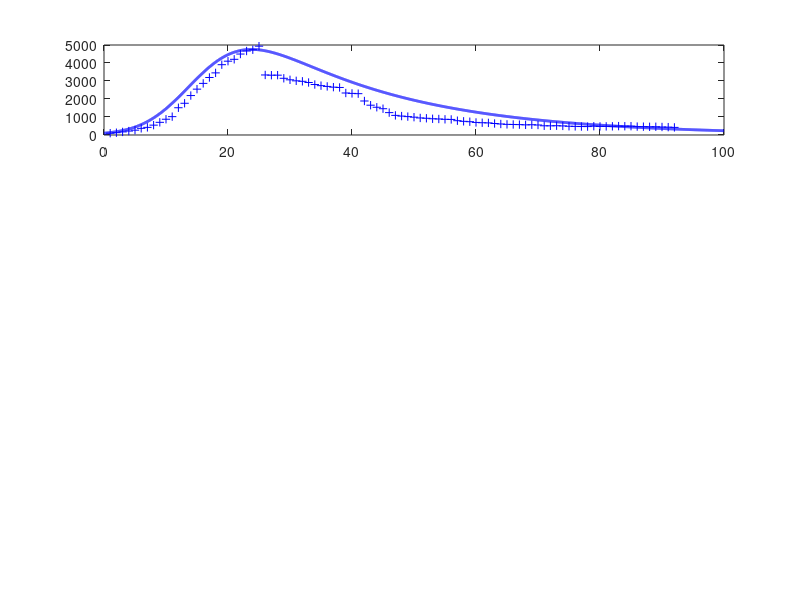

Write the MATLAB code that produced this figure. (Note: this script raises an error after producing the figure.)
% svr19.m

% Revised:  2020 03 25

% Mathemtatical model for the spread of the covid19 virus
% Model for GLOBAL spread of virus
% Model for CHINA spread of virus: download svr19CHINA.m
% Data from https://www.worldometers.info/coronavirus/
% Date file:  covid19.mat  variable covid19
% Model specified by the variables in the INPUT SECTION of the Script

% DOING PHYSICS WITH MATLAB: 
%   http://www.physics.usyd.edu.au/teach_res/mp/mphome.htm
% Documentation
%   http://www.physics.usyd.edu.au/teach_res/mp/doc/sird19E.htm
% Download Scripts
%   http://www.physics.usyd.edu.au/teach_res/mp/mscripts/

% Ian Cooper
% email: matlabvisualphysics@gmail.com
% Matlab 2019b

% Populations: Data d / Model
% Susceptible individuals:  Sd  S
% Active infections (currently infected);  Id  I
% Recovered:  Rd  R
% Dead:  Dd  D

close all
clear
clc

global Imax Rmax Dmax ITmax Smax

load('covid19.mat')

% DATA: variable covid19
% Col 1: World   Id   Currently Infected Cases
% Col 2: World   Rd   Recovered
% Col 3: World   Dd   Deaths

% Data for China with Script svr19CHINA.m
% Col 4: China   Total infected cases
% Col 5: China   Currently Infected Cases
% Col 6: China   Deaths
% Col 7: USA     Total infected cases
% Col 8: USA     Currently infected cases
% Col 9: USA     Deaths
% Col 10: AUST     Total infected cases
% Col 11: AUST     Currently infected cases
% Col 12: AUST     Deaths


% Initialize arrays  **************************************************
  % Model: number of time steps 
  num = 5000;
  I = zeros(num,1);
  N = zeros(num,1);
  D = zeros(num,1);
  R = zeros(num,1);

% INPUTS: Model Parameters ********************************************
% Maximum number of days for model   [200]
  tMax = 100;
% Adjustible model parameters  
  a(1) = 0.35;
  a(2) = 0.042;
  a(3) = 0.985;
  a(4) = 1;
  I(1) = 100;
  S0 = 1e5;
  w  = 11.55;
  t0 = 0;
  
  
% SETUP  ************************************************************** 
% Time [days]
  t = linspace(0,tMax,num)';
  dt = t(2) - t(1);

% Susceptible Population
  S = S0 .* exp(-0.5.*((t-t0)./w).^2);

% Exponential increase
  th = 3.5; k = log(2)/th;
  Iexp = I(1).*exp(k*(t));  
  
  
% DATA: Id Rd Dd / Number of data days for COVID19 ******************** 
  Ndays  = find(covid19 == 0,1) - 1;  
  DayS = 50;
  Idtot  = covid19(DayS:Ndays,10);
  Id     = covid19(DayS:Ndays,11);
  Dd     = covid19(DayS:Ndays,12);
  Ld     = length(Id);

  Rd = Idtot - Id - Dd;
  Idmax = max(Id);
  Rdmax = max(Rd);
  Ddmax = max(Dd);
  ITdmax = max(Idtot);
  
% DATA: Percentages
  pId = 100*Id(end) / Idtot(end);
  pRd = 100*Rd(end) / Idtot(end);
  pDd = 100*Dd(end) / Idtot(end);


% MODEL  **************************************************************  
for n = 1:num-1
  dS = a(1)*(S(n)/S0)*I(n)*dt;
  dN = a(2)*I(n)*dt;
  I(n+1) = I(n) + dS - dN;
  N(n+1) = N(n) + dN;
  R(n+1) = a(3)*N(n+1);
  D(n+1) = N(n+1) - R(n+1);
 % S(n+1) = S(n+1) - dS;%a(4)*dS;
end

  Itot = I + R + D; 
  Imax = max(I);
  ITmax= max(Itot);
  Rmax = max(R);
  Dmax = max(D);
  Smax = max(S);
  
% Percentages: model
  pI = 100*I(end) / Itot(end);
  pR = 100*R(end) / Itot(end);
  pD = 100*D(end) / Itot(end);  
  
 
% GRAPHICS  *********************************************************** 

figure(1)
  set(gcf,'units','normalized');
  set(gcf,'position',[0.02 0.05 0.3 0.75]);
  set(gcf,'color','w');

subplot(4,1,1)  % INFECTIONS
    xP = 1: Ld;
    yP = Id;
    plot(xP,yP,'b+')   

    hold on
    
    xP = t; yP = I;
    plot(xP,yP,'b','linewidth',2)
   
     plotMonths(1)
     
    grid on
    title('Active Infections  I')
    ylabel('I','FontName','Times New Roman')  
    set(gca,'fontsize',12)
    xlim([0 tMax])
    
subplot(4,1,2)   % RECOVERIES
    xP = 1: Ld;
    yP = Rd; 
    plot(xP,yP,'k+')
    hold on
 
    xP = t; yP = R;
    plot(xP,yP,'k','linewidth',2)
    
    plotMonths(2)
    
    grid on

    ylabel('R')
    title('Recoveries  R')
    set(gca,'fontsize',12)
    xlim([0 tMax])
 
 subplot(4,1,3)    % DEATHS
    xP = 1: Ld;
    yP = Dd; 
    plot(xP,yP,'r+')
    hold on
 
    xP = t; yP = D;
    plot(xP,yP,'r','linewidth',2)
    
    plotMonths(3)

    grid on
    ylabel('D')
    title('Deaths  D')
    set(gca,'fontsize',12) 
    xlim([0 tMax])
    
 subplot(4,1,4)   % Total infections
    xP = t(1:2500);
    yP = Iexp(1:2500);
    plot(xP,yP,'r','linewidth',1.2)
     ylim([0 1.2*ITmax])
    hold on
 
    xP = 1: Ld;
    yP = Idtot; 
    plot(xP,yP,'b+')
    hold on
    xP = t; yP = Itot;
    plot(xP,yP,'b','linewidth',2)
    
    plotMonths(4)
    
    grid on
    xlabel('days elapsed')
    ylabel('I_{tot}','FontName','Times New Roman')
    title('Total Infections I_{tot}');
    set(gca,'fontsize',12) 
    xlim([0 tMax])

figure(2)
   set(gcf,'units','normalized');
   set(gcf,'position',[0.60 0.05 0.25 0.25]);
   set(gcf,'color','w');

   plotMonths(5)   

   xP = t; yP = S;
   plot(xP,yP,'k','linewidth',2)
   grid on
   xlabel('days elapsed')
   ylabel('Susceptible population  S') 
      
   txt = sprintf('S_{max} = %3.0e',Smax);
   text(100,11.2e4,txt,'fontsize',12)

    
    
    
figure(7)
   set(gcf,'units','normalized');
   set(gcf,'position',[0.33 0.1 0.25 0.5]);
   set(gcf,'color','w');

   xlim([0 120])
   ylim([-60 250])
   hh = 250; dh = -25;
   
   txt = 'Start date:  22 January 2020';
   Htext = text(0,hh,txt,'fontsize',12);
   set(Htext,'color','k')
   
   hh = hh+dh;
   txt = 'Model Parameters';
   text(0,hh,txt,'fontsize',12)
   
   hh = hh+dh;
   txt = sprintf('I(1) = %3.0f   S_0 = %2.0e   w = %2.2f   t_0 = %2.0f', ...
       I(1),S0,w,t0);
   text(0,hh,txt,'fontsize',12)
   
   hh = hh+dh;
   txt = sprintf('a(1) = %3.3f   a(2) = %2.3f   a(3) = %2.3f   a(4)= %2.3f', ...
       a(1),a(2),a(3),a(4));
   text(0,hh,txt,'fontsize',12)
      
   hh = hh+2*dh; 
   txt = 'DATA';
   text(0,hh,txt,'fontsize',12)
   
    z = datenum([2020 1 22]);
    z = z + Ndays-1;
    z = datetime(z,'ConvertFrom','datenum');
    z.Format = 'dd-MMM-yyyy';
    txt = cellstr(z) ; 
    text(20,hh,txt,'fontsize',12)
    
   hh = hh+dh;
   z1 = Id(end); z2 = Rd(end); z3 = Dd(end); z4 = z1+z2+z3;  
   txt = sprintf('I = %5.0f    R = %5.0f    D = %5.0f    I_{tot} = %5.0f', z1,z2,z3,z4);
   text(6,hh,txt,'fontsize',12)
   
   % Recoveries and Deaths
    pR = 100*Rd(end)/(Rd(end)+Dd(end));
    pD = 100*Dd(end)/(Rd(end)+Dd(end));
    hh = hh+dh;
    txt = sprintf('percent: Active = %2.1f  Recoveries = %2.1f    Deaths = %2.1f   ',pId,pRd,pDd);
    text(2,hh,txt,'fontsize',12)  
   
   hh = hh+2*dh; 
   txt = 'MODEL PREDICTIONS';
   text(0,hh,txt,'fontsize',12)
   
    z = datenum([2020 1 22]);
    z = z + tMax;
    z = datetime(z,'ConvertFrom','datenum');
    z.Format = 'dd-MMM-yyyy';
    txt = cellstr(z) ; 
    text(60,hh,txt,'fontsize',12)
   
   hh = hh+dh;
    z1 = I(end); z2 = R(end); z3 = D(end); z4 = z1+z2+z3;  
    txt = sprintf('I = %5.0f    R = %5.0f    D = %5.0f    I_{tot} = %5.0f', z1,z2,z3,z4);
    text(6,hh,txt,'fontsize',12)

   hh = hh+dh;
    txt = 'Peak';
    text(10,hh,txt,'fontsize',12)
    z = find(I == Imax,1);
    z = t(z) + datenum([2020 1 22]);
    z = datetime(z,'ConvertFrom','datenum');
    z.Format = 'dd-MMM-yyyy';
    txt = cellstr(z) ; 
    text(30,hh,txt,'fontsize',12)
   
    txt = sprintf('I_{peak} = %5.0f',Imax);
    text(70,hh,txt,'fontsize',12)
   
    hh = hh+dh;
    txt = sprintf('percent: Active = %2.1f  Recoveries = %2.1f    Deaths = %2.1f   ',pI,pR,pD);
    text(2,hh,txt,'fontsize',12)   
       

    
    axis off
   
    
    function  pM = plotMonths(z)
     global Imax Rmax Dmax ITmax Smax
     
     % Months
       m1 = [2020 01 22];    % day zero
       m2 = [2020 02  1];    % Feb
       m3 = [2020 03  1];    % Mar
       m4 = [2020 04  1];    % Apr
       m5 = [2020 05  1];    % May
       m6 = [2020 06  1];    % Jun
       m7 = [2020 07  1];    % Jul
       m8 = [2020 08  1];    % Aug
   
      tm(1) = datenum(m1);
      tm(2) = datenum(m2) - tm(1);
      tm(3) = datenum(m3) - tm(1);
      tm(4) = datenum(m4) - tm(1);
      tm(5) = datenum(m5) - tm(1);
      tm(6) = datenum(m6) - tm(1);
      tm(7) = datenum(m7) - tm(1);
      tm(8) = datenum(m8) - tm(1);
   
      if z == 1; yMax = Imax; end
      if z == 2; yMax = Rmax; end
      if z == 3; yMax = Dmax; end
      if z == 4; yMax = ITmax; end
      if z == 5; yMax = Smax; end
      
      for n = 2:8
        plot([tm(n), tm(n)], [0, yMax],'linewidth',1,'color', [0.5 0.5 0.5]);
        hold on
      end
      
      ys = 0.8;
      text(22, ys*yMax,'F')
      text(52, ys*yMax,'M')
      text(82, ys*yMax,'A')
      text(112,ys*yMax,'M')
      text(142,ys*yMax,'J')
      text(172,ys*yMax,'J')
      
   end
   
   